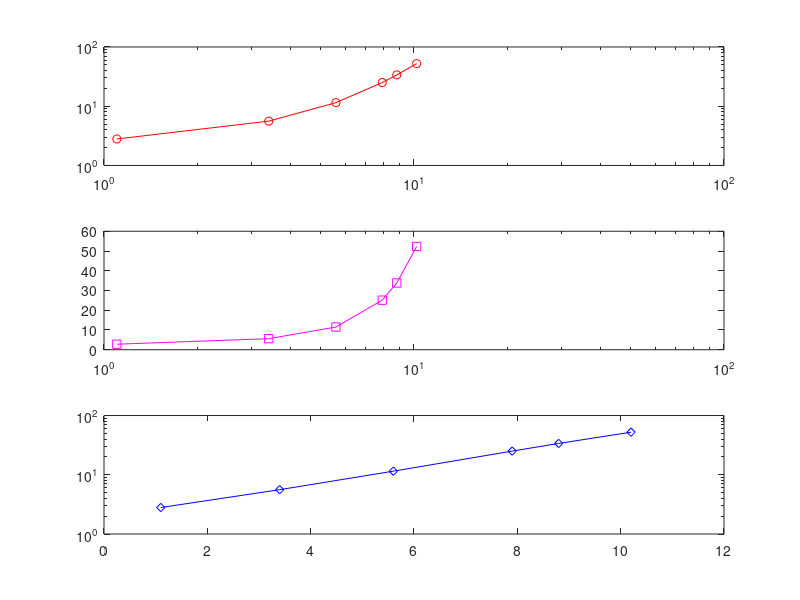

Write the MATLAB code that produced this figure.
x=[1.1 3.4 5.6 7.9 8.8 10.2]
y=[2.8 5.6 11.5 25.1 33.8 52.3]
figure;
subplot(3,1,1);
loglog(x,y,"r-o");
subplot(3,1,2);
semilogx(x,y,"m-square");
subplot(3,1,3);
semilogy(x,y,"b-diamond");